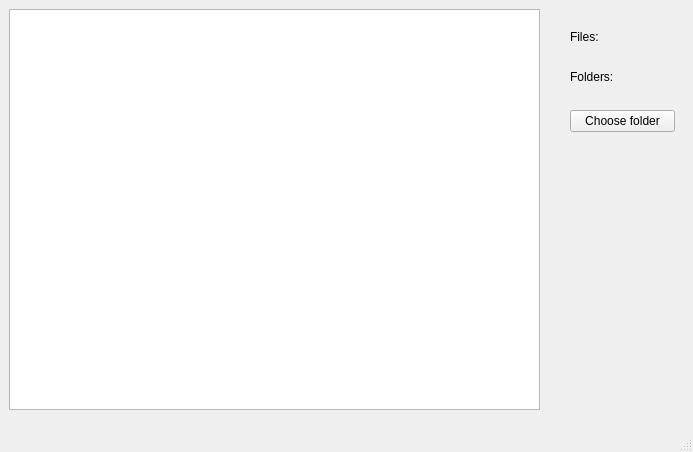
<?xml version="1.0" encoding="UTF-8"?>
<ui version="4.0">
 <class>MainWindow</class>
 <widget class="QMainWindow" name="MainWindow">
  <property name="geometry">
   <rect>
    <x>0</x>
    <y>0</y>
    <width>693</width>
    <height>452</height>
   </rect>
  </property>
  <property name="windowTitle">
   <string>MainWindow</string>
  </property>
  <widget class="QWidget" name="centralwidget">
   <widget class="QTreeView" name="treeView">
    <property name="geometry">
     <rect>
      <x>9</x>
      <y>9</y>
      <width>531</width>
      <height>401</height>
     </rect>
    </property>
    <property name="horizontalScrollMode">
     <enum>QAbstractItemView::ScrollPerItem</enum>
    </property>
   </widget>
   <widget class="QWidget" name="">
    <property name="geometry">
     <rect>
      <x>570</x>
      <y>30</y>
      <width>105</width>
      <height>171</height>
     </rect>
    </property>
    <layout class="QVBoxLayout" name="verticalLayout">
     <item>
      <widget class="QLabel" name="label">
       <property name="text">
        <string>Files:</string>
       </property>
      </widget>
     </item>
     <item>
      <widget class="QLabel" name="labelFilesCount">
       <property name="text">
        <string/>
       </property>
      </widget>
     </item>
     <item>
      <widget class="QLabel" name="label_2">
       <property name="text">
        <string>Folders:</string>
       </property>
      </widget>
     </item>
     <item>
      <widget class="QLabel" name="labelDirCount">
       <property name="text">
        <string/>
       </property>
      </widget>
     </item>
     <item>
      <widget class="QPushButton" name="Open">
       <property name="text">
        <string>Choose folder</string>
       </property>
      </widget>
     </item>
     <item>
      <spacer name="verticalSpacer">
       <property name="orientation">
        <enum>Qt::Vertical</enum>
       </property>
       <property name="sizeHint" stdset="0">
        <size>
         <width>20</width>
         <height>40</height>
        </size>
       </property>
      </spacer>
     </item>
    </layout>
   </widget>
  </widget>
  <widget class="QMenuBar" name="menubar">
   <property name="geometry">
    <rect>
     <x>0</x>
     <y>0</y>
     <width>693</width>
     <height>22</height>
    </rect>
   </property>
  </widget>
  <widget class="QStatusBar" name="statusbar"/>
 </widget>
 <resources/>
 <connections/>
</ui>
